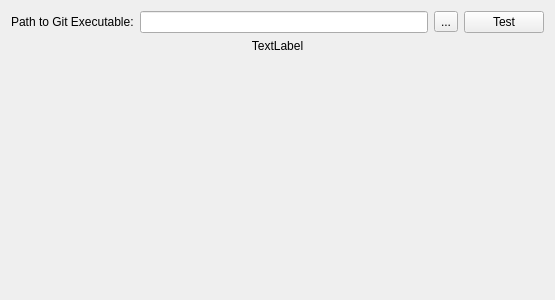
<?xml version="1.0" encoding="UTF-8"?>
<ui version="4.0">
 <class>ToolsGitWidget</class>
 <widget class="QWidget" name="ToolsGitWidget">
  <property name="geometry">
   <rect>
    <x>0</x>
    <y>0</y>
    <width>555</width>
    <height>300</height>
   </rect>
  </property>
  <property name="windowTitle">
   <string>Git</string>
  </property>
  <layout class="QGridLayout" name="gridLayout">
   <item row="0" column="3">
    <widget class="QPushButton" name="btnTestGit">
     <property name="text">
      <string>Test</string>
     </property>
    </widget>
   </item>
   <item row="0" column="2">
    <widget class="QToolButton" name="btnBrowseGit">
     <property name="toolTip">
      <string>Browse</string>
     </property>
     <property name="text">
      <string>...</string>
     </property>
    </widget>
   </item>
   <item row="0" column="1">
    <widget class="QLineEdit" name="txtGitPath"/>
   </item>
   <item row="2" column="0">
    <spacer name="verticalSpacer">
     <property name="orientation">
      <enum>Qt::Vertical</enum>
     </property>
     <property name="sizeHint" stdset="0">
      <size>
       <width>20</width>
       <height>40</height>
      </size>
     </property>
    </spacer>
   </item>
   <item row="0" column="0">
    <widget class="QLabel" name="label">
     <property name="text">
      <string>Path to Git Executable:</string>
     </property>
    </widget>
   </item>
   <item row="1" column="0" colspan="4">
    <widget class="QLabel" name="lblGitInfo">
     <property name="text">
      <string>TextLabel</string>
     </property>
     <property name="alignment">
      <set>Qt::AlignCenter</set>
     </property>
    </widget>
   </item>
  </layout>
 </widget>
 <resources>
  <include location="../icons.qrc"/>
 </resources>
 <connections/>
</ui>
